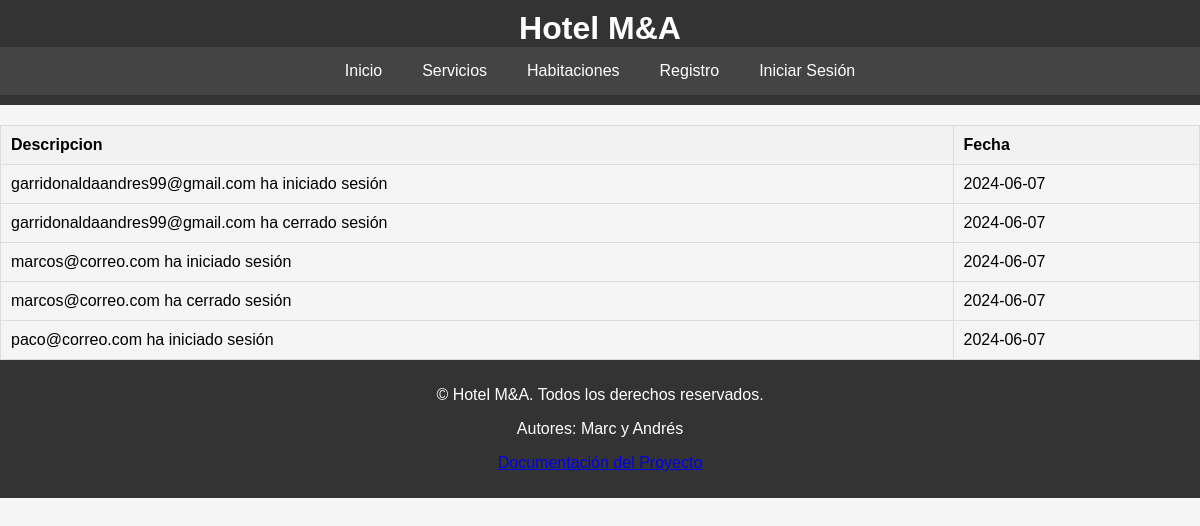
Page /vista/logs.php on the earlier database version.
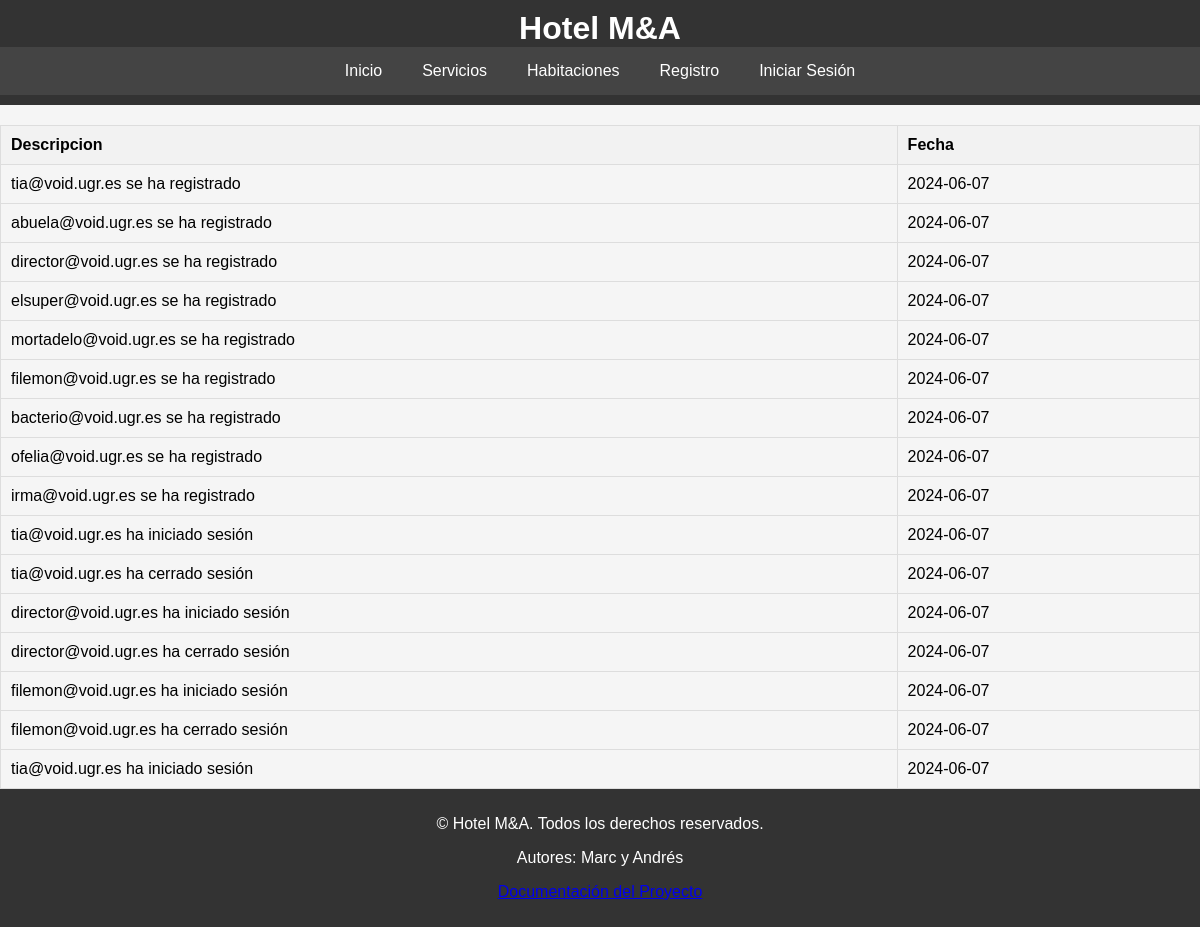
Same page on the later database version.
### tables this page shows
CREATE TABLE `logs` (
  `id` int(11) NOT NULL AUTO_INCREMENT,
  `email` varchar(100) NOT NULL,
  `descripcion` varchar(100) NOT NULL,
  `fecha` date NOT NULL,
  PRIMARY KEY (`id`)
);

### modelos/funcionesdb.php (called while the page is built, shortened)
<?php
function getLogs(){
    $conexion = conectarBD();
    $sql = $conexion->prepare("SELECT * FROM logs");
    $sql->execute();
    $resultado = $sql->get_result();
    return $resultado;
}
?>

### vista/logs.php (the view, shortened to what this page needs)
<!DOCTYPE html>
<html lang="en">
<head>
    <link rel="stylesheet" href="styles.css">
</head>
<body>
    <?php
        include 'header.php';
        require_once '../modelos/funcionesdb.php';
        $result = getLogs();
        if ($result->num_rows > 0) {
            echo "<table>";
            echo "<tr><th>Descripcion</th><th>Fecha</th></tr>";
            while ($row = $result->fetch_assoc()) {
                echo "<tr>";
                echo "<td>" . $row['descripcion'] . "</td>";
                echo "<td>" . $row['fecha'] . "</td>";
                echo "</tr>";
            }
            echo "</table>";
        } else {
            echo "<p>No hay logs disponibles.</p>";
        }
        include 'footer.php';
    ?>
</body>
</html>

Differences in the rows shown:
removed logs: descripcion "garridonaldaandres99@gmail.com ha iniciado sesión", fecha "2024-06-07"
removed logs: descripcion "garridonaldaandres99@gmail.com ha cerrado sesión", fecha "2024-06-07"
removed logs: descripcion "marcos@correo.com ha iniciado sesión", fecha "2024-06-07"
removed logs: descripcion "marcos@correo.com ha cerrado sesión", fecha "2024-06-07"
removed logs: descripcion "paco@correo.com ha iniciado sesión", fecha "2024-06-07"
added logs: descripcion "tia@void.ugr.es se ha registrado", fecha "2024-06-07"
added logs: descripcion "abuela@void.ugr.es se ha registrado", fecha "2024-06-07"
added logs: descripcion "director@void.ugr.es se ha registrado", fecha "2024-06-07"
added logs: descripcion "elsuper@void.ugr.es se ha registrado", fecha "2024-06-07"
added logs: descripcion "mortadelo@void.ugr.es se ha registrado", fecha "2024-06-07"
added logs: descripcion "filemon@void.ugr.es se ha registrado", fecha "2024-06-07"
added logs: descripcion "bacterio@void.ugr.es se ha registrado", fecha "2024-06-07"
added logs: descripcion "ofelia@void.ugr.es se ha registrado", fecha "2024-06-07"
added logs: descripcion "irma@void.ugr.es se ha registrado", fecha "2024-06-07"
added logs: descripcion "tia@void.ugr.es ha iniciado sesión", fecha "2024-06-07"
added logs: descripcion "tia@void.ugr.es ha cerrado sesión", fecha "2024-06-07"
added logs: descripcion "director@void.ugr.es ha iniciado sesión", fecha "2024-06-07"
added logs: descripcion "director@void.ugr.es ha cerrado sesión", fecha "2024-06-07"
added logs: descripcion "filemon@void.ugr.es ha iniciado sesión", fecha "2024-06-07"
added logs: descripcion "filemon@void.ugr.es ha cerrado sesión", fecha "2024-06-07"
added logs: descripcion "tia@void.ugr.es ha iniciado sesión", fecha "2024-06-07"
